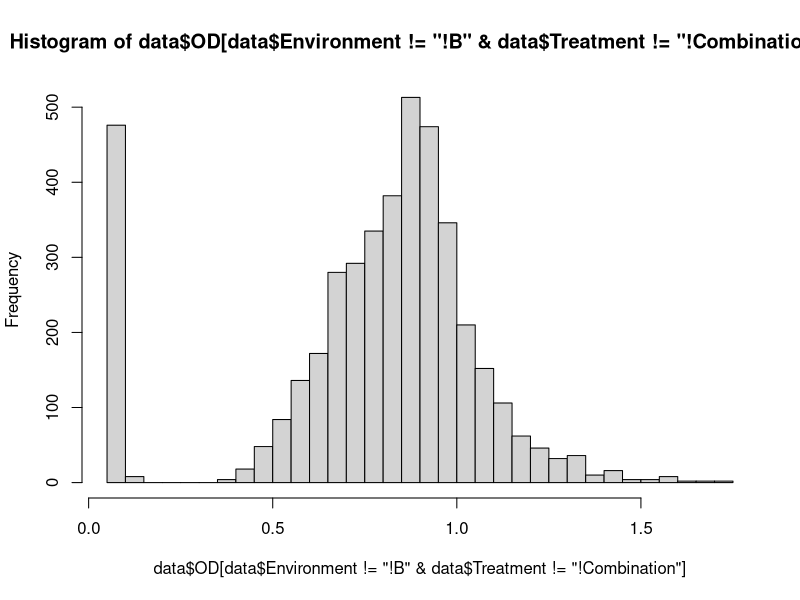

Recreate this plot in R. (Note: this script raises an error after producing the figure.)
library(tidyverse)

# Load and clean the dataset
data <- read.csv("OD_data_wrangled.csv")
# there is actually no data, all just 0s, so remove those rows
data <- data[!(data$Treatment == "No drug" & data$Replicate %in% 5:8),]
# also remove the one aberrent replicate that had unexpected growth
data <- data[!(data$Treatment == "Combination" & data$Strain =="AB13" & data$Replicate == 6),]

# ensure correct data types
data$transfer <- as.integer(sub("^T", "", data$transfer))
data$Strain <- as.factor(data$Strain)
data$Treatment <- as.factor(data$Treatment)
data$Environment <- as.factor(data$Environment)
data$shift <- as.factor(substr(data$plateID, nchar(data$plateID) - 6, nchar(data$plateID)))
data$rep_factor <- as.factor(data$Replicate)

# make growth a binary variable
hist(data$OD[data$Environment != "!B" & data$Treatment != "!Combination"], breaks = 50)
# based on this histogram, choose an appropriate cutoff for growth/no growth
data$growth <- ifelse(data$OD >= 0.3, 1, 0)
# check the mean of the two groups
data %>% group_by(growth) %>% summarise(mean_growth = mean(OD))

# Check whether shift is a significant predictor of growth
t.test(growth ~ shift, data = data)

# Check whether replicate is a significant predictor of growth
model_rep <- glm(growth ~ rep_factor, data = data, family = binomial)
summary(model_rep)

# Check growth in each env
data %>% group_by(growth, Environment) %>% summarise(n = n())

# simple model for data of interest
model_str <- glm(growth ~ Strain + transfer, data = sub_data, family = binomial)
summary(model_str)